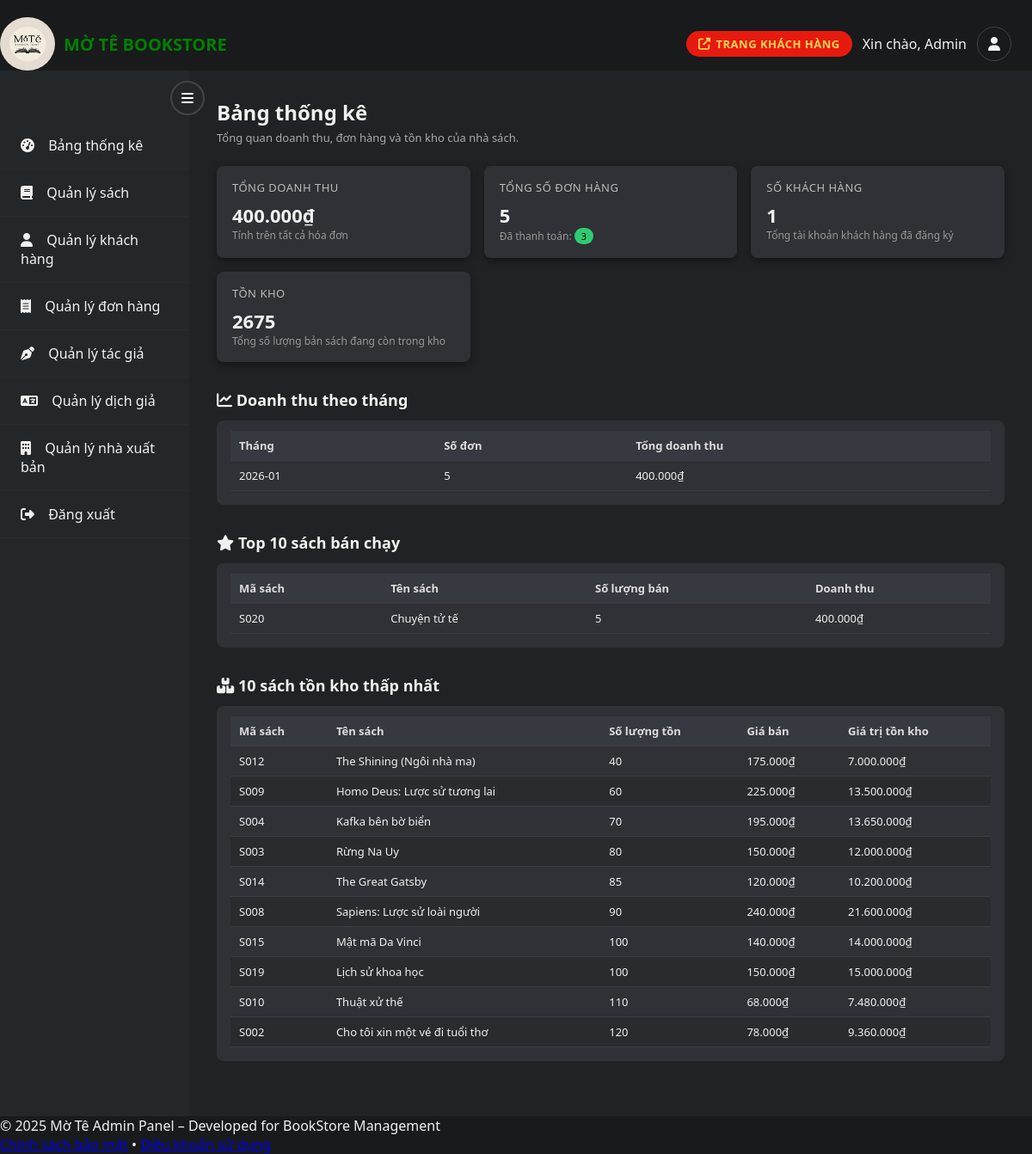
/admin/module/stats_sheet/stats_sheet.php, run on the app's committed database.
### tables this page shows
CREATE TABLE `sach` (
  `MaSach` varchar(10) NOT NULL,
  `TenSach` varchar(255) NOT NULL,
  `MaTacGia` varchar(10) DEFAULT NULL,
  `MaTheLoai` varchar(10) DEFAULT NULL,
  `MaNXB` varchar(10) DEFAULT NULL,
  `DonGiaNhap` decimal(10,2) DEFAULT NULL,
  `DonGiaBan` decimal(10,2) NOT NULL,
  `NamXuatBan` year(4) DEFAULT NULL,
  `SoLuongTon` int(11) DEFAULT 0,
  `MoTa` text DEFAULT NULL,
  `KichThuoc` varchar(50) DEFAULT NULL,
  `SoTrang` int(11) DEFAULT NULL,
  `Anh` varchar(255) DEFAULT NULL
);

### admin/module/stats_sheet/stats_sheet.php (the view, shortened to what this page needs)
<?php
require_once dirname(__DIR__, 2) . '/layout/header.php';
$summary = [
    'total_revenue' => 0,
    'total_orders' => 0,
    'total_paid_orders' => 0,
    'total_customers' => 0,
    'total_books' => 0,
    'total_inventory_qty' => 0,
];
$monthlyStats = [];
$topProducts = [];
$lowStock = [];
if (isset($conn) && $conn instanceof mysqli) {
    $sqlSummary = "
		SELECT
			IFNULL(SUM(TongTien), 0) AS total_revenue,
			COUNT(*) AS total_orders,
			SUM(CASE WHEN TrangThaiThanhToan = 'DaThanhToan' THEN 1 ELSE 0 END) AS total_paid_orders
		FROM hoa_don
	";
    if ($res = $conn->query($sqlSummary)) {
        if ($row = $res->fetch_assoc()) {
            $summary['total_revenue'] = (float)$row['total_revenue'];
            $summary['total_orders'] = (int)$row['total_orders'];
            $summary['total_paid_orders'] = (int)$row['total_paid_orders'];
        }
    }
    if ($res = $conn->query("SELECT COUNT(*) AS c FROM khach_hang")) {
        if ($row = $res->fetch_assoc()) {
            $summary['total_customers'] = (int)$row['c'];
        }
    }
    if ($res = $conn->query("SELECT COUNT(*) AS total_books, IFNULL(SUM(SoLuongTon),0) AS total_inventory_qty FROM sach")) {
        if ($row = $res->fetch_assoc()) {
            $summary['total_books'] = (int)$row['total_books'];
            $summary['total_inventory_qty'] = (int)$row['total_inventory_qty'];
        }
    }
    $sqlMonthly = "
		SELECT
			DATE_FORMAT(NgayLapHD, '%Y-%m') AS month_label,
			IFNULL(SUM(TongTien),0) AS total_revenue,
			COUNT(*) AS order_count
		FROM hoa_don
		GROUP BY month_label
		ORDER BY month_label DESC
		LIMIT 6
	";
    if ($res = $conn->query($sqlMonthly)) {
        while ($row = $res->fetch_assoc()) {
            $monthlyStats[] = $row;
        }
    }
    $sqlTopProducts = "
		SELECT
			s.MaSach,
			s.TenSach,
			IFNULL(SUM(c.SoLuongBan),0) AS total_qty,
			IFNULL(SUM(c.ThanhTien),0) AS total_revenue
		FROM chi_tiet_hoa_don c
		INNER JOIN sach s ON s.MaSach = c.MaSach
		GROUP BY s.MaSach, s.TenSach
		ORDER BY total_qty DESC
		LIMIT 10
	";
    if ($res = $conn->query($sqlTopProducts)) {
        while ($row = $res->fetch_assoc()) {
            $topProducts[] = $row;
        }
    }
    $sqlLowStock = "
		SELECT
			MaSach,
			TenSach,
			SoLuongTon,
			DonGiaBan,
			(SoLuongTon * DonGiaBan) AS inventory_value
		FROM sach
		ORDER BY SoLuongTon ASC
		LIMIT 10
	";
    if ($res = $conn->query($sqlLowStock)) {
        while ($row = $res->fetch_assoc()) {
            $lowStock[] = $row;
        }
    }
}
?>
<!DOCTYPE html>
<html lang="vi">
<head>
    <link rel="stylesheet" href="https://cdnjs.cloudflare.com/ajax/libs/font-awesome/6.4.2/css/all.min.css" />
</head>
<body>
    <div class="admin-container">
        <?php include dirname(__DIR__, 2) . '/partials/sidebar.php'; ?>
        <main class="main-content">
            <div class="stats-header">
                <h1>Bảng thống kê</h1>
                <p>Tổng quan doanh thu, đơn hàng và tồn kho của nhà sách.</p>
            </div>
            <section class="stat-cards">
                <div class="stat-card">
                    <div class="stat-card-title">Tổng doanh thu</div>
                    <div class="stat-card-value">
                        <?php echo number_format($summary['total_revenue'], 0, ',', '.'); ?>₫
                    </div>
                    <div class="stat-card-sub">Tính trên tất cả hóa đơn</div>
                </div>
                <div class="stat-card">
                    <div class="stat-card-title">Tổng số đơn hàng</div>
                    <div class="stat-card-value"><?php echo (int)$summary['total_orders']; ?></div>
                    <div class="stat-card-sub">
                        Đã thanh toán:
                        <span class="badge badge-green"><?php echo (int)$summary['total_paid_orders']; ?></span>
                    </div>
                </div>
                <div class="stat-card">
                    <div class="stat-card-title">Số khách hàng</div>
                    <div class="stat-card-value"><?php echo (int)$summary['total_customers']; ?></div>
                    <div class="stat-card-sub">Tổng tài khoản khách hàng đã đăng ký</div>
                </div>
                <div class="stat-card">
                    <div class="stat-card-title">Tồn kho</div>
                    <div class="stat-card-value"><?php echo (int)$summary['total_inventory_qty']; ?></div>
                    <div class="stat-card-sub">Tổng số lượng bản sách đang còn trong kho</div>
                </div>
            </section>
            <section class="stat-section">
                <h2><i class="fas fa-chart-line"></i> Doanh thu theo tháng</h2>
                <div class="stat-table-wrapper">
                    <table class="stat-table">
                        <thead>
                            <tr>
                                <th>Tháng</th>
                                <th class="text-center">Số đơn</th>
                                <th class="text-right">Tổng doanh thu</th>
                            </tr>
                        </thead>
                        <tbody>
                            <?php if (empty($monthlyStats)): ?>
                                <tr>
                                    <td colspan="3" class="text-center">Chưa có dữ liệu hóa đơn.</td>
                                </tr>
                            <?php else: ?>
                                <?php foreach ($monthlyStats as $row): ?>
                                    <tr>
                                        <td><?php echo htmlspecialchars($row['month_label']); ?></td>
                                        <td class="text-center"><?php echo (int)$row['order_count']; ?></td>
                                        <td class="text-right"><?php echo number_format((float)$row['total_revenue'], 0, ',', '.'); ?>₫</td>
                                    </tr>
                                <?php endforeach; ?>
                            <?php endif; ?>
                        </tbody>
                    </table>
                </div>
            </section>
            <section class="stat-section">
                <h2><i class="fas fa-star"></i> Top 10 sách bán chạy</h2>
                <div class="stat-table-wrapper">
                    <table class="stat-table">
                        <thead>
                            <tr>
                                <th>Mã sách</th>
                                <th>Tên sách</th>
                                <th class="text-center">Số lượng bán</th>
                                <th class="text-right">Doanh thu</th>
                            </tr>
                        </thead>
                        <tbody>
                            <?php if (empty($topProducts)): ?>
                                <tr>
                                    <td colspan="4" class="text-center">Chưa có dữ liệu chi tiết hóa đơn.</td>
                                </tr>
                            <?php else: ?>
                                <?php foreach ($topProducts as $row): ?>
                                    <tr>
                                        <td><?php echo htmlspecialchars($row['MaSach']); ?></td>
                                        <td><?php echo htmlspecialchars($row['TenSach']); ?></td>
                                        <td class="text-center"><?php echo (int)$row['total_qty']; ?></td>
                                        <td class="text-right"><?php echo number_format((float)$row['total_revenue'], 0, ',', '.'); ?>₫</td>
                                    </tr>
                                <?php endforeach; ?>
                            <?php endif; ?>
                        </tbody>
                    </table>
                </div>
            </section>
            <section class="stat-section">
                <h2><i class="fas fa-boxes-stacked"></i> 10 sách tồn kho thấp nhất</h2>
                <div class="stat-table-wrapper">
                    <table class="stat-table">
                        <thead>
                            <tr>
                                <th>Mã sách</th>
                                <th>Tên sách</th>
                                <th class="text-center">Số lượng tồn</th>
                                <th class="text-right">Giá bán</th>
                                <th class="text-right">Giá trị tồn kho</th>
                            </tr>
                        </thead>
                        <tbody>
                            <?php if (empty($lowStock)): ?>
                                <tr>
                                    <td colspan="5" class="text-center">Chưa có dữ liệu sách hoặc tồn kho.</td>
                                </tr>
                            <?php else: ?>
                                <?php foreach ($lowStock as $row): ?>
                                    <tr>
                                        <td><?php echo htmlspecialchars($row['MaSach']); ?></td>
                                        <td><?php echo htmlspecialchars($row['TenSach']); ?></td>
                                        <td class="text-center"><?php echo (int)$row['SoLuongTon']; ?></td>
                                        <td class="text-right"><?php echo number_format((float)$row['DonGiaBan'], 0, ',', '.'); ?>₫</td>
                                        <td class="text-right"><?php echo number_format((float)$row['inventory_value'], 0, ',', '.'); ?>₫</td>
                                    </tr>
                                <?php endforeach; ?>
                            <?php endif; ?>
                        </tbody>
                    </table>
                </div>
            </section>
        </main>
    </div>
    <?php include dirname(__DIR__, 2) . '/layout/footer.php'; ?>
</body>
</html>

### admin/module/stats_sheet/stats_sheet.php (style rules this page uses)
body { margin: 0; font-family: 'Segoe UI', Arial, sans-serif; background: #181a1b; color: #f1f1f1; }
.admin-container { display: flex; min-height: 100vh; }
.main-content { flex: 1; padding: 32px; background: #202225; min-height: 100vh; }
.stats-header { margin-bottom: 24px; }
.stats-header h1 { margin: 0 0 4px; font-size: 24px; }
.stats-header p { margin: 0; font-size: 13px; color: #aaa; }
.stat-cards { display: grid; grid-template-columns: repeat(auto-fit, minmax(220px, 1fr)); gap: 16px; margin-bottom: 32px; }
.stat-card { background: #2f3136; border-radius: 8px; padding: 16px 18px; box-shadow: 0 4px 10px rgba(0, 0, 0, 0.35); }
.stat-card-title { font-size: 13px; color: #bbb; margin-bottom: 8px; text-transform: uppercase; letter-spacing: .5px; }
.stat-card-value { font-size: 22px; font-weight: 600; }
.stat-card-sub { font-size: 12px; color: #999; }
.stat-section { margin-bottom: 32px; }
.stat-section h2 { font-size: 18px; margin: 0 0 12px; }
.stat-table-wrapper { background: #2f3136; border-radius: 8px; padding: 12px 16px 16px; overflow-x: auto; }
table.stat-table { width: 100%; border-collapse: collapse; font-size: 13px; }
table.stat-table thead { background: #36393f; }
table.stat-table th, table.stat-table td { padding: 8px 10px; border-bottom: 1px solid #3a3d42; text-align: left; white-space: nowrap; }
table.stat-table th { font-weight: 600; color: #ddd; }
table.stat-table tbody tr:nth-child(even) { background: #292b2f; }
.text-right { text-align: right; }
.text-center { text-align: center; }
.badge { display: inline-block; padding: 2px 8px; border-radius: 999px; font-size: 11px; }
.badge-green { background: #2ecc71; color: #000; }

### data on the page
sach: MaSach "S020", TenSach "Chuyện tử tế", total_qty "5", total_revenue "400.000"
sach: MaSach "S012", TenSach "The Shining (Ngôi nhà ma)", SoLuongTon "40", DonGiaBan "175.000", inventory_value "7.000.000"
sach: MaSach "S009", TenSach "Homo Deus: Lược sử tương lai", SoLuongTon "60", DonGiaBan "225.000", inventory_value "13.500.000"
sach: MaSach "S004", TenSach "Kafka bên bờ biển", SoLuongTon "70", DonGiaBan "195.000", inventory_value "13.650.000"
sach: MaSach "S003", TenSach "Rừng Na Uy", SoLuongTon "80", DonGiaBan "150.000", inventory_value "12.000.000"
sach: MaSach "S014", TenSach "The Great Gatsby", SoLuongTon "85", DonGiaBan "120.000", inventory_value "10.200.000"
sach: MaSach "S008", TenSach "Sapiens: Lược sử loài người", SoLuongTon "90", DonGiaBan "240.000", inventory_value "21.600.000"
sach: MaSach "S015", TenSach "Mật mã Da Vinci", SoLuongTon "100", DonGiaBan "140.000", inventory_value "14.000.000"
sach: MaSach "S019", TenSach "Lịch sử khoa học", SoLuongTon "100", DonGiaBan "150.000", inventory_value "15.000.000"
sach: MaSach "S010", TenSach "Thuật xử thế", SoLuongTon "110", DonGiaBan "68.000", inventory_value "7.480.000"
sach: MaSach "S002", TenSach "Cho tôi xin một vé đi tuổi thơ", SoLuongTon "120", DonGiaBan "78.000", inventory_value "9.360.000"

### other printed values
$admin_name "Admin"
$summary['total_revenue'] "400.000"
$summary['total_orders'] "5"
$summary['total_paid_orders'] "3"
$summary['total_customers'] "1"
$summary['total_inventory_qty'] "2675"
$row['month_label'] "2026-01"
$row['order_count'] "5"
$row['total_revenue'] "400.000"
